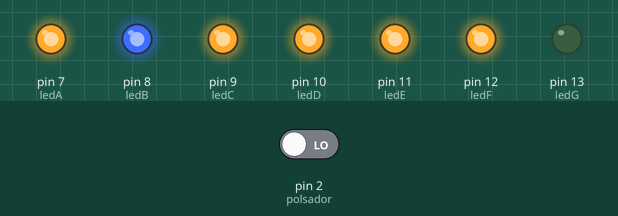
Recording of a sketch running on a simulated Arduino Uno, built with avr-gcc and run on an emulated ATmega328P. Shown: output pins drawn as LEDs (lit = HIGH). Dashed ring = blinking. Inputs (shaded band) come from the test bench; at power-on: pin 2 (polsador) LOW.

Above: at 2.3 s.
2.4 s: pin 2 (polsador) driven HIGH
At 5.4 s:
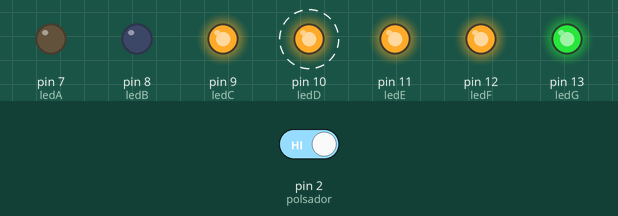
5.5 s: pin 2 (polsador) driven LOW
At 6.2 s:
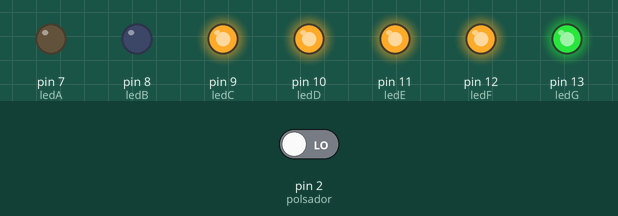
7.0 s: pin 2 (polsador) driven HIGH
At 7.4 s:
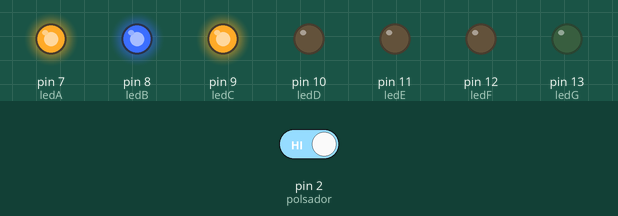
Timing chart, 0 to 16.1 s (numbered marks = the images above; inputs shaded):
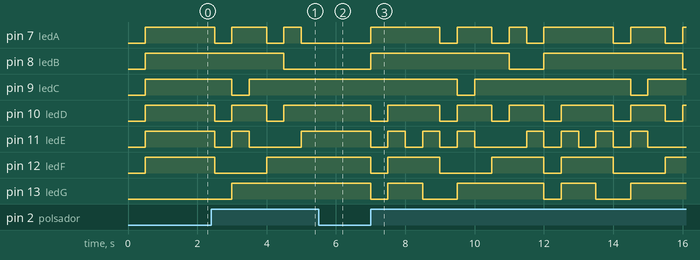

The sketch:

Ex_2_Display-polsador.ino
```cpp
 const int ledA = 7;  //Definim a quin pin correspon cda element
 const int ledB = 8;
 const int ledC = 9;
 const int ledD = 10;
 const int ledE = 11;
 const int ledF = 12;
 const int ledG = 13;
 const int polsador = 2;
 boolean polsadorEstat = LOW; // estat inicial del polsador
 int num = 0;

void setup()
{

   pinMode(ledA, OUTPUT);     //definim si son entrades o sortides
   pinMode(ledB, OUTPUT);
   pinMode(ledC, OUTPUT);
   pinMode(ledD, OUTPUT);
   pinMode(ledE, OUTPUT);
   pinMode(ledF, OUTPUT);
   pinMode(ledG, OUTPUT);
   pinMode(polsador, INPUT);

  digitalWrite(ledA, LOW);     //resetegem totes les sortides al inici del programa
  digitalWrite(ledB, LOW);
  digitalWrite(ledC, LOW);
  digitalWrite(ledD, LOW);
  digitalWrite(ledE, LOW);
  digitalWrite(ledF, LOW);
  digitalWrite(ledG, LOW);


}
void loop()
{
  delay(500); // per evitar que una polsació curta salti més d'un número
  polsadorEstat= digitalRead(polsador);

  if(polsadorEstat == HIGH)
  {
   num =num + 1;
    if(num == 10) num = 0;   //per tornar a 0 s'hi s'arriba al 9

  }
 switch(num)

 {

 case 0:

  digitalWrite(ledA, HIGH);    // 0//
  digitalWrite(ledB, HIGH);
  digitalWrite(ledC, HIGH);
  digitalWrite(ledD, HIGH);
  digitalWrite(ledE, HIGH);
  digitalWrite(ledF, HIGH);
  digitalWrite(ledG, LOW);
  break;


  case 1:

  digitalWrite(ledA, LOW);     // 1//
  digitalWrite(ledB, HIGH);
  digitalWrite(ledC, HIGH);
  digitalWrite(ledD, LOW);
  digitalWrite(ledE, LOW);
  digitalWrite(ledF, LOW);
  digitalWrite(ledG, LOW);
  break;

  case 2:

  digitalWrite(ledA, HIGH);   //2//
  digitalWrite(ledB, HIGH);
  digitalWrite(ledC, LOW);
  digitalWrite(ledD, HIGH);
  digitalWrite(ledE, HIGH);
  digitalWrite(ledF, LOW);
  digitalWrite(ledG, HIGH);
   break;


  case 3:

  digitalWrite(ledA, HIGH);    // 3 //
  digitalWrite(ledB, HIGH);
  digitalWrite(ledC, HIGH);
  digitalWrite(ledD, HIGH);
  digitalWrite(ledE, LOW);
  digitalWrite(ledF, LOW);
  digitalWrite(ledG, HIGH);
  break;


  case 4:

  digitalWrite(ledA, LOW);   // 4//
  digitalWrite(ledB, HIGH);
  digitalWrite(ledC, HIGH);
  digitalWrite(ledD, LOW);
  digitalWrite(ledE, LOW);
  digitalWrite(ledF, HIGH);
  digitalWrite(ledG, HIGH);
  break;


  case 5:

  digitalWrite(ledA, HIGH);  // 5 //
  digitalWrite(ledB, LOW);
  digitalWrite(ledC, HIGH);
  digitalWrite(ledD, HIGH);
  digitalWrite(ledE, LOW);
  digitalWrite(ledF, HIGH);
  digitalWrite(ledG, HIGH);
  break;

  case 6:

  digitalWrite(ledA, LOW);   // 6 //
  digitalWrite(ledB, LOW);
  digitalWrite(ledC, HIGH);
  digitalWrite(ledD, HIGH);
  digitalWrite(ledE, HIGH);
  digitalWrite(ledF, HIGH);
  digitalWrite(ledG, HIGH);
   break;


  case 7:

  digitalWrite(ledA, HIGH);  // 7 //
  digitalWrite(ledB, HIGH);
  digitalWrite(ledC, HIGH);
  digitalWrite(ledD, LOW);
  digitalWrite(ledE, LOW);
  digitalWrite(ledF, LOW);
  digitalWrite(ledG, LOW);
  break;


  case 8:

  digitalWrite(ledA, HIGH);  // 8 //
  digitalWrite(ledB, HIGH);
  digitalWrite(ledC, HIGH);
  digitalWrite(ledD, HIGH);
  digitalWrite(ledE, HIGH);
  digitalWrite(ledF, HIGH);
  digitalWrite(ledG, HIGH);
  break;

  case 9:

  digitalWrite(ledA, HIGH);  // 9 //
  digitalWrite(ledB, HIGH);
  digitalWrite(ledC, HIGH);
  digitalWrite(ledD, HIGH);
  digitalWrite(ledE, LOW);
  digitalWrite(ledF, HIGH);
  digitalWrite(ledG, HIGH);
  break;

 }
 }
```

Measured:
- after the input at 2.4 s, pin 7 (ledA): goes LOW 0.50 s, HIGH 1.0 s, LOW 0.50 s, HIGH 0.50 s, then LOW, starting after 0.10 s; pin 8 (ledB): HIGH → LOW after 2.1 s
- after the input at 5.5 s, pin 7 (ledA), pin 8 (ledB): stays LOW (without the input it goes to HIGH after 0.00 s); pin 10 (ledD), pin 11 (ledE), pin 12 (ledF), pin 13 (ledG): stays HIGH (without the input it goes to LOW after 0.00 s)
- after the input at 7.0 s, pin 7 (ledA): LOW → HIGH at once, → LOW 2.0 s later, → HIGH 0.50 s later, → LOW 1.0 s later, … (11 changes in this stretch); pin 8 (ledB): alternates HIGH for 4.0 s and LOW for 1.0 s, starting at once
